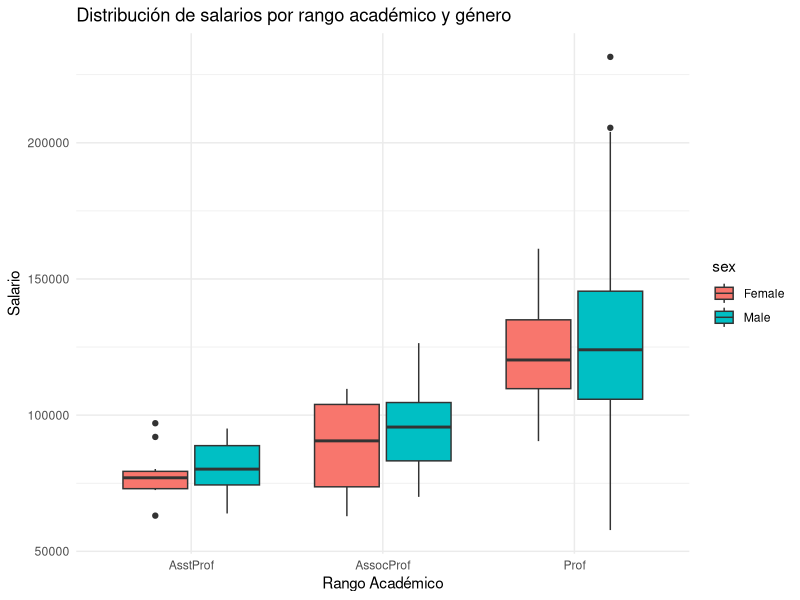
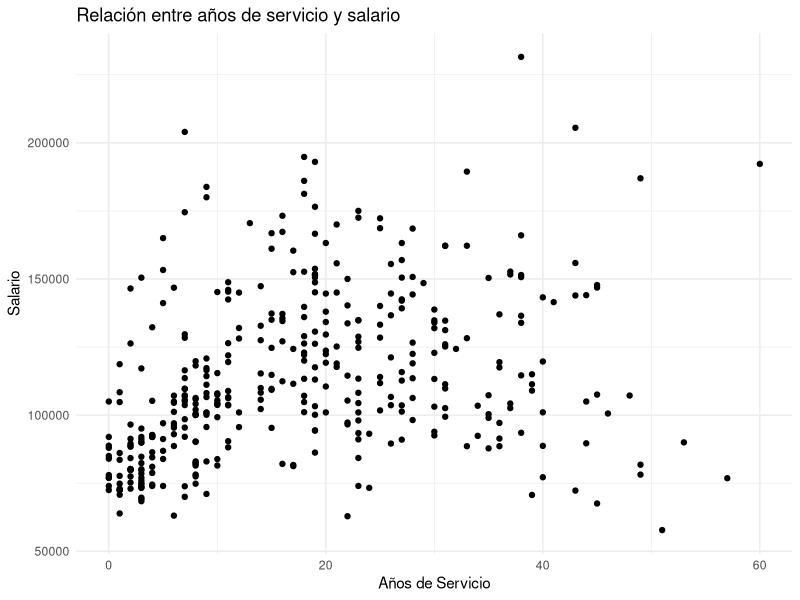

The R source for these figures, in order:
# Cargar paquetes necesarios
library(readr)
library(dplyr)
library(ggplot2)

rm(list = ls())

# Cargar los datos
Salaries <- read_csv("Salaries.csv")

# Ver las primeras filas de los datos
head(Salaries)

# Verificar duplicados en una columna específica, por ejemplo, 'salary'
any(duplicated(Salaries))

# Verificar si hay filas con datos faltantes en cualquier columna
any(!complete.cases(Salaries))

# Suponiendo que tu conjunto de datos se llama "data" y la columna de rangos académicos se llama "rank"
unique_ranks <- unique(Salaries$rank)
num_unique_ranks <- length(unique_ranks)
print(num_unique_ranks)

# Análisis descriptivo
summary(Salaries)

# Convertir la variable "sex" a un formato numérico
data <- Salaries %>% mutate(sex_numeric = ifelse(sex == "Male", 0, 1))

# Comparación de salarios por género y rango académico
ggplot(data, aes(x = reorder(rank, salary, FUN = median), y = salary, fill = sex)) +
  geom_boxplot() +
  labs(title = "Distribución de salarios por rango académico y género",
       x = "Rango Académico",
       y = "Salario") +
  theme_minimal()

# Correlación entre género (convertido a numérico) y salario
correlation_matrix <- cor(data[, c("salary", "sex_numeric")], method = "spearman")
print(correlation_matrix)

# Gráfico de dispersión de salario vs. años de servicio
ggplot(data, aes(x = yrs.service, y = salary)) +
  geom_point() +
  labs(title = "Relación entre años de servicio y salario",
       x = "Años de Servicio",
       y = "Salario") +
  theme_minimal()
